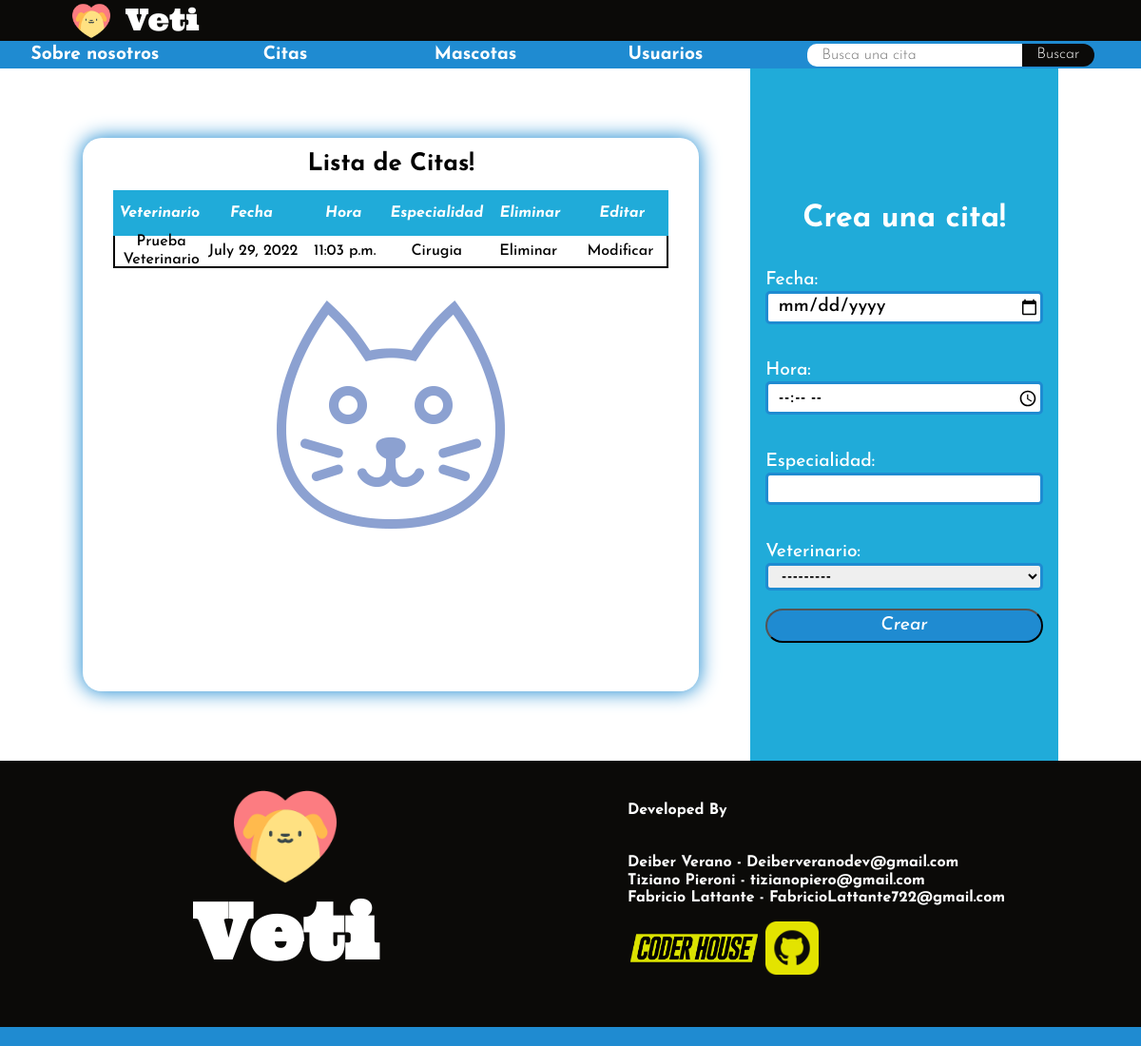
Page /veti/citas/ on the earlier database version.
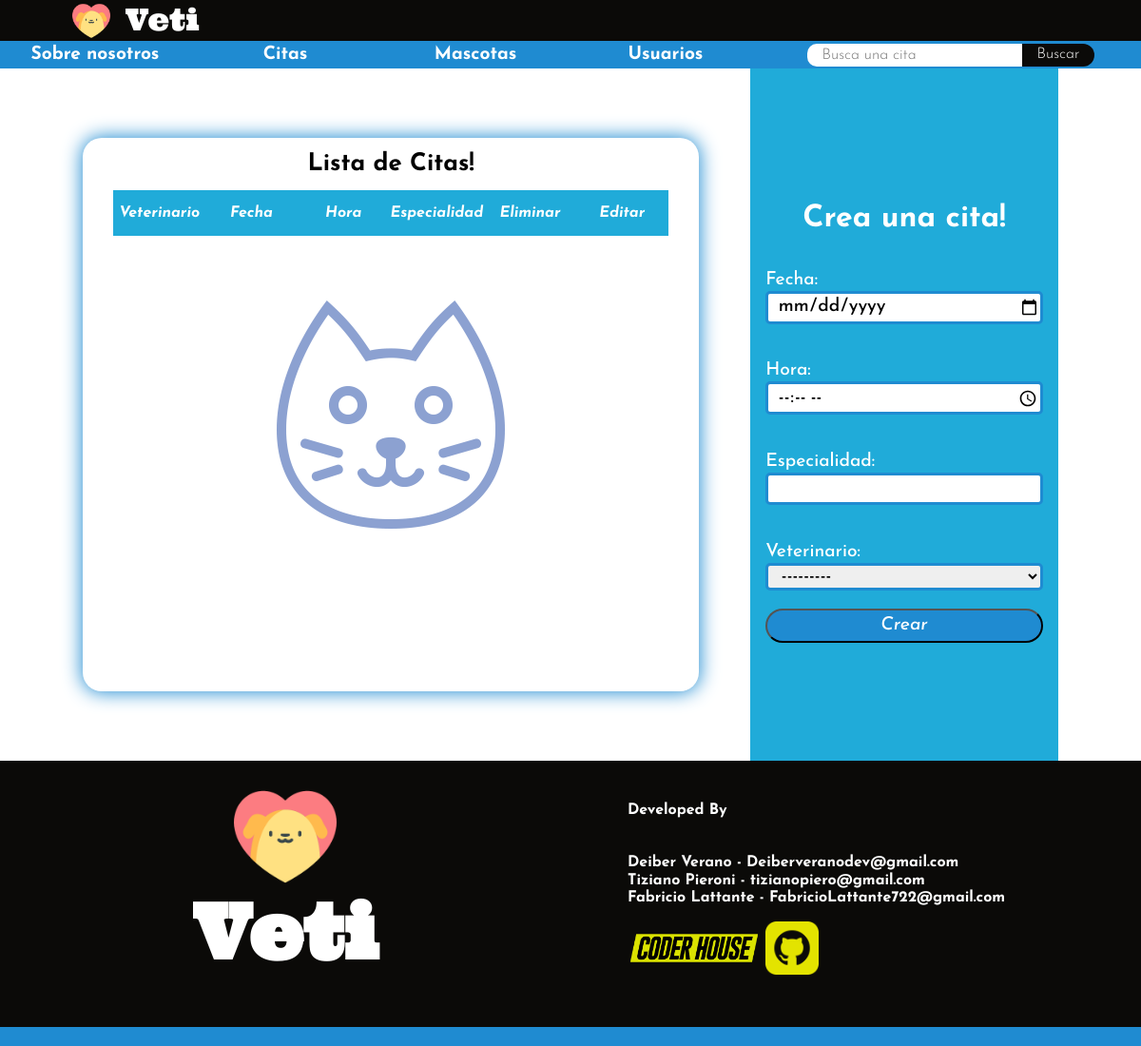
Same page on the later database version.
### citas_usuarios/models.py (models this page shows, shortened)
class CitaMedica(models.Model):
    veterinario = models.ForeignKey(Persona,on_delete=models.CASCADE,related_name='veterinario_requerido')
    paciente = models.ForeignKey(Persona,on_delete=models.CASCADE,related_name='usuario_requerido',null=True)
    fecha = models.DateField()
    hora = models.TimeField()
    mascota= models.ForeignKey(Mascota,on_delete=models.CASCADE, null=True)
    especialidad = models.CharField(max_length=100)

class Persona(models.Model):
    cedula = models.IntegerField(primary_key=True)
    nombre = models.CharField(max_length=30)
    edad = models.IntegerField()
    rol = models.ForeignKey(Rol, on_delete=models.CASCADE)
    def __str__(self):
        return f'{self.nombre}'

### citas_usuarios/views.py (the view, shortened to what this page needs)
# urls.py: path('citas/', citas, name='citas'),
def citas(request):
    cita_form = CitaForm()
    citas = CitaMedica.objects.all()
    return render(request,'citas.html', {'cita_form':cita_form,'lista_citas':citas})

### citas_usuarios/forms.py
class CitaForm(forms.Form):
    fecha = forms.DateTimeField(widget=DatePickerInput)
    hora = forms.TimeField(widget=TimePickerInput)
    especialidad = forms.CharField(max_length=30)
    veterinario = forms.ModelChoiceField(
    queryset=Persona.objects.filter(rol=1),
    label='Veterinario',
    widget=forms.Select
    )

### citas_usuarios/templates/citas.html (shortened to what this page needs)
{% extends 'base.html' %}
{% load static %}
{% block bloqueSeccion %}
    <div class="contenedor-tabla-con-datos">
        <h3>Lista de Citas!</h3>
        <table class="tabla-datos-modelos">
            <thead>
                <th>Veterinario</th>
                <th>Fecha</th>
                <th>Hora</th>
                <th>Especialidad</th>
                <th>Eliminar</th>
                <th>Editar</th>
            </thead>
            <tbody>
                {% for cita in lista_citas %}
                    <tr>
                        <td>{{cita.veterinario}}</td>
                        <td>{{cita.fecha}}</td>
                        <td>{{cita.hora}}</td>
                        <td>{{cita.especialidad}}</td>
                        <td>
                            <form action="{% url 'elimina_cita' cita.id %}" method="POST">{% csrf_token %}
                                <button class="eliminar_registro_btn_tabla" type="submit">Eliminar</button>
                            </form>
                        </td>
                        <td><button class="modificar_registro_btn_tabla"><a href="{% url 'modifica_cita' cita.id %}">Modificar</a></button></td>
                    </tr>
                {% endfor %}
            </tbody>
        </table>
    </div>
    <div class="div-creacion-registro">
        <h3>Crea una cita!</h3>
        <form class="formulario-creacion" action="" method="post">
            {{ cita_form.as_p }}
            <input type="submit" value="Crear">
        </form>
    </div>
{% endblock bloqueSeccion %}

Differences in the rows shown:
removed CitaMedica: veterinario "Prueba Veterinario", fecha "July 29, 2022", hora "11:03 p.m.", especialidad "Cirugia"
